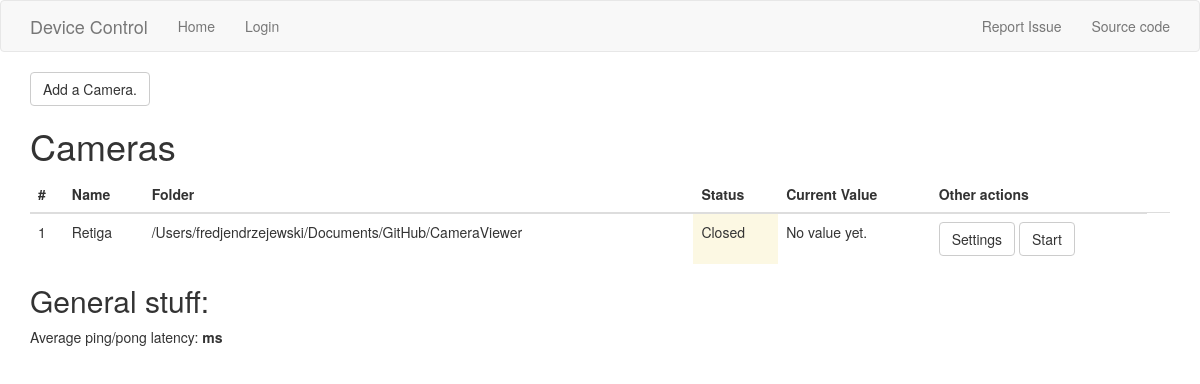
The page /index on the database as committed earlier.
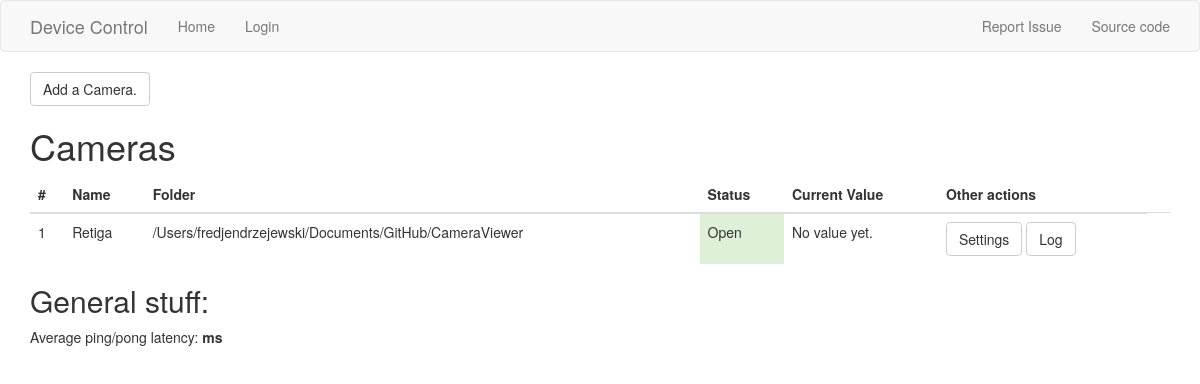
The same page on the database as committed later.
### app/cameracontrol/models.py (models this page shows, shortened)
class Camera(db.Model):
    id = db.Column(db.Integer, primary_key=True);
    thread_id = db.Column(db.Integer, unique=True);
    switch = db.Column(db.Boolean)
    name = db.Column(db.String(64))
    ard_str = db.Column(db.String(120))
    folder = db.Column(db.String(240))
    xMin = db.Column(db.Integer)
    xMax = db.Column(db.Integer)
    yMin = db.Column(db.Integer)
    yMax = db.Column(db.Integer)
    def is_open(self):
        for thread in workers:
            if thread.ident == self.thread_id:
                self.switch = thread.is_alive();
                db.session.commit();
                return self.switch;
        self.switch = False;
        db.session.commit();
        return self.switch;
    def label(self):
        return 'read_camera' + str(self.id);

### app/main/routes.py (the view)
@bp.route('/')
@bp.route('/index', methods=['GET', 'POST'])
def index():
    cams = Camera.query.all();
    n_cameras = len(cams);
    return render_template('index.html', n_cameras = n_cameras, cameras = cams);

### app/main/templates/index.html (shortened to what this page needs)
{% extends "base.html" %}
{% import 'bootstrap/wtf.html' as wtf %}
{% block app_content %}
<a class="btn btn-default" id="add_camera" href="{{url_for('cameracontrol.add_camera')}}"> Add a Camera.</a>
{% if n_cameras %}
<h1> Cameras</h1>
<table class="table table-hover" id ="arduino overview">
  <thead>
  <tr>
    <th scope="col">#</th>
    <th scope="col">Name</th>
    <th scope="col">Folder</th>
    <th scope="col">Status</th>
    <th scope="col">Current Value</th>
    <th scope="col">Other actions </th>
  </tr>
  </thead>
  <tbody>
    {% for ard in cameras %}
    <tr>
      <td>{{ ard.id }}</td>
      <td>{{ ard.name }}</td>
      <td>{{ ard.folder }}</td>
      {% if ard.is_open() %}
      <td class="bg-success">Open</td>
      {% else %}
      <td class="bg-warning">Closed</td>
      {% endif %}
      <td id ='{{ ard.label() }}'>No value yet.</td>
      <td>
        <a class='btn btn-default' target="_blank" href="{{url_for('cameracontrol.change_camera', ard_nr = ard.id)}}">Settings</a>
        {% if ard.is_open() %}
        <a class='btn btn-default' target="_blank" href="{{url_for('cameracontrol.camera_details', ard_nr = ard.id)}}">Log</a>
        {% else %}
        <a class='btn btn-default' href="{{url_for('cameracontrol.start_camera', ard_nr = ard.id)}}">Start</a>
        {% endif %}
      <td>
    </tr>
    {% endfor %}
 </tbody>
</table>
{% endif %}
<h2>General stuff:</h2>
<p>Average ping/pong latency: <b>ms</b></p>
{% endblock %}

Rows that differ between the two databases and show on the page:
changed Camera "Retiga": switch "Closed Start" → "Open Log"
